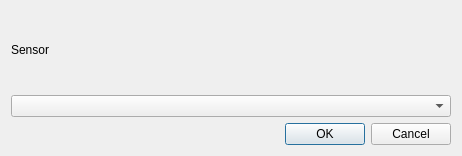
<?xml version="1.0" encoding="UTF-8"?>
<ui version="4.0">
 <class>select_master_dialog</class>
 <widget class="QDialog" name="select_master_dialog">
  <property name="geometry">
   <rect>
    <x>0</x>
    <y>0</y>
    <width>462</width>
    <height>156</height>
   </rect>
  </property>
  <property name="windowTitle">
   <string>Dialog</string>
  </property>
  <layout class="QVBoxLayout" name="verticalLayout">
   <item>
    <layout class="QVBoxLayout" name="vll">
     <item>
      <widget class="QLabel" name="label">
       <property name="text">
        <string>Sensor</string>
       </property>
      </widget>
     </item>
     <item>
      <widget class="QComboBox" name="comboBox_sensortype"/>
     </item>
    </layout>
   </item>
   <item>
    <widget class="QDialogButtonBox" name="buttonBox">
     <property name="orientation">
      <enum>Qt::Horizontal</enum>
     </property>
     <property name="standardButtons">
      <set>QDialogButtonBox::Cancel|QDialogButtonBox::Ok</set>
     </property>
    </widget>
   </item>
  </layout>
 </widget>
 <resources/>
 <connections>
  <connection>
   <sender>buttonBox</sender>
   <signal>accepted()</signal>
   <receiver>select_master_dialog</receiver>
   <slot>accept()</slot>
   <hints>
    <hint type="sourcelabel">
     <x>248</x>
     <y>254</y>
    </hint>
    <hint type="destinationlabel">
     <x>157</x>
     <y>274</y>
    </hint>
   </hints>
  </connection>
  <connection>
   <sender>buttonBox</sender>
   <signal>rejected()</signal>
   <receiver>select_master_dialog</receiver>
   <slot>reject()</slot>
   <hints>
    <hint type="sourcelabel">
     <x>316</x>
     <y>260</y>
    </hint>
    <hint type="destinationlabel">
     <x>286</x>
     <y>274</y>
    </hint>
   </hints>
  </connection>
 </connections>
</ui>
